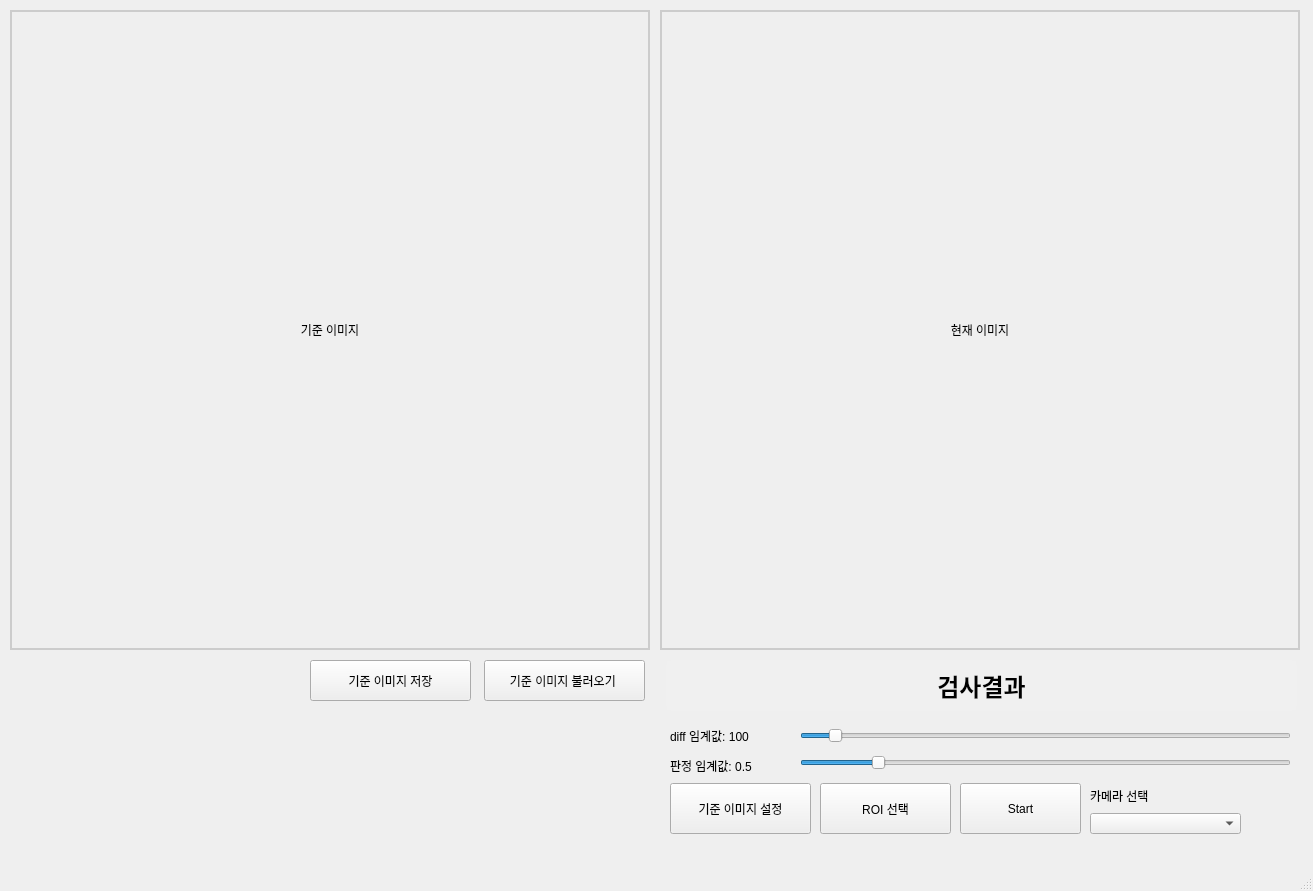
<?xml version="1.0" encoding="UTF-8"?>
<ui version="4.0">
 <class>MainWindow</class>
 <widget class="QMainWindow" name="MainWindow">
  <property name="geometry">
   <rect>
    <x>0</x>
    <y>0</y>
    <width>1313</width>
    <height>891</height>
   </rect>
  </property>
  <property name="windowTitle">
   <string>MainWindow</string>
  </property>
  <widget class="QWidget" name="centralwidget">
   <widget class="QLabel" name="reference_label">
    <property name="geometry">
     <rect>
      <x>10</x>
      <y>10</y>
      <width>640</width>
      <height>640</height>
     </rect>
    </property>
    <property name="styleSheet">
     <string notr="true">border: 2px solid #cccccc;</string>
    </property>
    <property name="text">
     <string>기준 이미지</string>
    </property>
    <property name="alignment">
     <set>Qt::AlignCenter</set>
    </property>
   </widget>
   <widget class="QLabel" name="camera_label">
    <property name="geometry">
     <rect>
      <x>660</x>
      <y>10</y>
      <width>640</width>
      <height>640</height>
     </rect>
    </property>
    <property name="styleSheet">
     <string notr="true">border: 2px solid #cccccc;</string>
    </property>
    <property name="text">
     <string>현재 이미지</string>
    </property>
    <property name="alignment">
     <set>Qt::AlignCenter</set>
    </property>
   </widget>
   <widget class="QPushButton" name="ref_button">
    <property name="geometry">
     <rect>
      <x>670</x>
      <y>783</y>
      <width>141</width>
      <height>51</height>
     </rect>
    </property>
    <property name="text">
     <string>기준 이미지 설정</string>
    </property>
   </widget>
   <widget class="QPushButton" name="roi_button">
    <property name="geometry">
     <rect>
      <x>820</x>
      <y>783</y>
      <width>131</width>
      <height>51</height>
     </rect>
    </property>
    <property name="text">
     <string>ROI 선택</string>
    </property>
   </widget>
   <widget class="QPushButton" name="start_stop_button">
    <property name="geometry">
     <rect>
      <x>960</x>
      <y>783</y>
      <width>121</width>
      <height>51</height>
     </rect>
    </property>
    <property name="text">
     <string>Start</string>
    </property>
   </widget>
   <widget class="QLabel" name="result_label">
    <property name="geometry">
     <rect>
      <x>666</x>
      <y>660</y>
      <width>631</width>
      <height>51</height>
     </rect>
    </property>
    <property name="styleSheet">
     <string notr="true">
          QLabel {
              font-size: 24px;
              font-weight: bold;
              padding: 10px;
              border-radius: 5px;
              background-color: #f0f0f0;
          }</string>
    </property>
    <property name="text">
     <string>검사결과</string>
    </property>
    <property name="alignment">
     <set>Qt::AlignCenter</set>
    </property>
   </widget>
   <widget class="QSlider" name="diff_threshold_slider">
    <property name="geometry">
     <rect>
      <x>800</x>
      <y>725</y>
      <width>491</width>
      <height>22</height>
     </rect>
    </property>
    <property name="maximum">
     <number>255</number>
    </property>
    <property name="value">
     <number>15</number>
    </property>
    <property name="orientation">
     <enum>Qt::Horizontal</enum>
    </property>
   </widget>
   <widget class="QLabel" name="diff_threshold_label">
    <property name="geometry">
     <rect>
      <x>670</x>
      <y>720</y>
      <width>111</width>
      <height>31</height>
     </rect>
    </property>
    <property name="text">
     <string>diff 임계값: 100</string>
    </property>
    <property name="alignment">
     <set>Qt::AlignLeading|Qt::AlignLeft|Qt::AlignVCenter</set>
    </property>
   </widget>
   <widget class="QComboBox" name="camera_comboBox">
    <property name="geometry">
     <rect>
      <x>1090</x>
      <y>813</y>
      <width>151</width>
      <height>21</height>
     </rect>
    </property>
   </widget>
   <widget class="QLabel" name="text_label1">
    <property name="geometry">
     <rect>
      <x>1090</x>
      <y>780</y>
      <width>91</width>
      <height>31</height>
     </rect>
    </property>
    <property name="text">
     <string>카메라 선택</string>
    </property>
    <property name="alignment">
     <set>Qt::AlignLeading|Qt::AlignLeft|Qt::AlignVCenter</set>
    </property>
   </widget>
   <widget class="QPushButton" name="save_ref_button">
    <property name="geometry">
     <rect>
      <x>310</x>
      <y>660</y>
      <width>161</width>
      <height>41</height>
     </rect>
    </property>
    <property name="text">
     <string>기준 이미지 저장</string>
    </property>
   </widget>
   <widget class="QPushButton" name="load_ref_button">
    <property name="geometry">
     <rect>
      <x>484</x>
      <y>660</y>
      <width>161</width>
      <height>41</height>
     </rect>
    </property>
    <property name="text">
     <string>기준 이미지 불러오기 </string>
    </property>
   </widget>
   <widget class="QLabel" name="ng_threshold_label">
    <property name="geometry">
     <rect>
      <x>670</x>
      <y>750</y>
      <width>121</width>
      <height>31</height>
     </rect>
    </property>
    <property name="text">
     <string>판정 임계값: 0.5</string>
    </property>
    <property name="alignment">
     <set>Qt::AlignLeading|Qt::AlignLeft|Qt::AlignVCenter</set>
    </property>
   </widget>
   <widget class="QSlider" name="ng_threshold_slider">
    <property name="geometry">
     <rect>
      <x>800</x>
      <y>752</y>
      <width>491</width>
      <height>22</height>
     </rect>
    </property>
    <property name="maximum">
     <number>100</number>
    </property>
    <property name="value">
     <number>15</number>
    </property>
    <property name="orientation">
     <enum>Qt::Horizontal</enum>
    </property>
   </widget>
  </widget>
  <widget class="QMenuBar" name="menubar">
   <property name="geometry">
    <rect>
     <x>0</x>
     <y>0</y>
     <width>1313</width>
     <height>21</height>
    </rect>
   </property>
  </widget>
  <widget class="QStatusBar" name="statusbar"/>
 </widget>
 <resources/>
 <connections/>
</ui>
